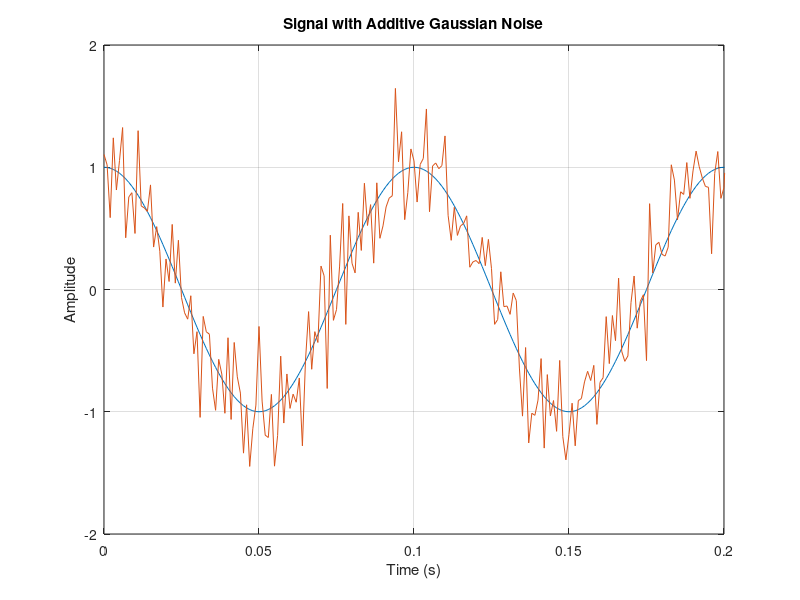
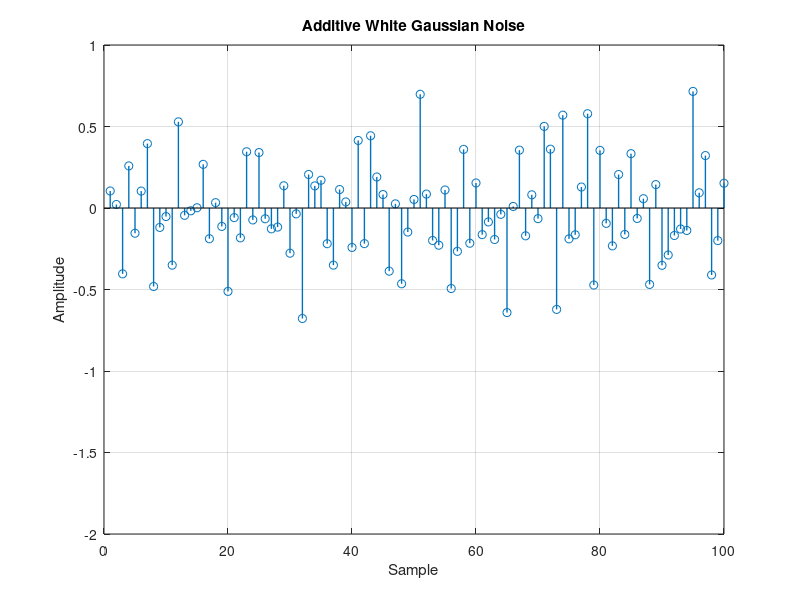
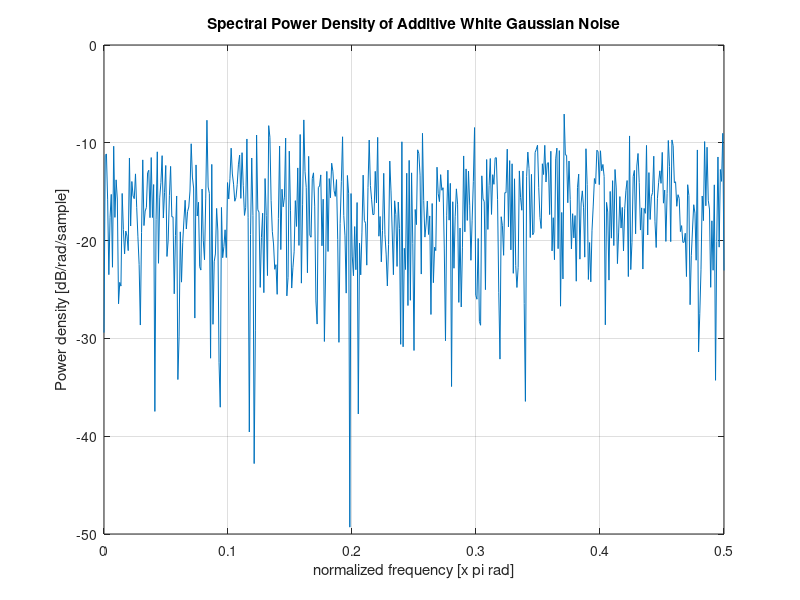

Write the MATLAB code that produced these figures, in order. (Note: this script raises an error after producing the figures.)
% Parameters
t = 0:1/1000:1; % generates time vector ranging from 0 to 1 second
                % and has a sampling interval of 1/1000 seconds

sine_wave = cos(2*pi*10*t); % computes values of a cosine wave      
              % with a frequency of 10 Hz using the time vector t


% Plot original sine wave
plot(t, sine_wave) % creates plot of sin wave against time vector

xlim([0 0.2]); % sets plot limits of the x-axis to 0 to 0.2 seconds

ylim([-2 2]); % sets plot limits of y-axis to -2 to 2 seconds

grid on; % turns on grid lines for the plot
hold on; % ensures commands apply to the existing plot


% Additive Gaussian noise
sine_noise = awgn(sine_wave, 10); % adding 10 dB white 
                     % gaussian noise to the sin signal


% Plot the signal with additive noise
plot(t, sine_noise); % creates plot of sin wave with noise
                     % against time vector

hold off; % turns of plot hold
title('Signal with Additive Gaussian Noise'); % adding title to plot
xlabel('Time (s)'); % adding x-axis label to plot
ylabel('Amplitude'); % adding y-axis label to plot


% Extract noise from the signal+noise mix
noise = sine_noise - sine_wave; % separates the noise from the signal
            % and creates variable with only noise


% Plot the Additive White Gaussian Noise
figure; % creating a figure for the plot

stem(noise, 'LineWidth', 1, 'Marker', 'o'); % plotting the graph
% making line width = 1 unit and the marker shape to a circle

grid on; % turning on grid lines

xlim([0 100]); % x-axis limit from 0 to 100
ylim([-2 1]); % y-azis limit from -2 to 1

title('Additive White Gaussian Noise'); % adding title for plot
xlabel('Sample'); % adding x-axis label
ylabel('Amplitude'); % adding y-axis label


% Evaluate spectral power density
figure; % creating a figure for the plot

periodogram(noise); % creating a graph for noise

grid on; % turns on grid lines for the plot

title('Spectral Power Density of Additive White Gaussian Noise');
% adding plot title


% Plot the histogram of noise distribution
figure; % create figure for the plot

histogram(noise, 40); % create a histogram using noise and 
% 40 'bins' as representation

grid on; % turning on grid lines

title('Distribution of Additive White Gaussian Noise Samples');
% add plot title
xlabel('Amplitude'); % add x-axis label
ylabel('Frequency'); % add y-axis label

% Create ten vectors with the same sine wave 
% but different noise realizations
sine1 = awgn(sine_wave, 10);
sine2 = awgn(sine_wave, 10);
sine3 = awgn(sine_wave, 10);
sine4 = awgn(sine_wave, 10);
% adds 10 dB white gaussian noise to the sin wave every time called

% Plot four signals with additive white Gaussian noise
figure; % add figure for the plot

plot(t, sine1, t, sine2, t, sine3, t, sine4); % creating plotted
% graoh of different variables

xlim([0 0.2]); % x-axis limit of 0 to 0.2 seconds
ylim([-2 2]); % y-axis limit of -2 to 2

grid on; % turn on grid lines
title('Four Signals with Additive White Gaussian Noise');
% adding title
xlabel('Time (s)'); % x-axis label
ylabel('Amplitude'); % y-axis label

% Average the ten vectors and analyze the result
sum_sine = (sine1 + sine2 + sine3 + sine4) ./ 4;
% calculates average of the signals 

figure; % add figure for the plot

plot(t, sum_sine); % plotting time sector and sum of sin waves

xlim([0 0.2]); % x-axis limit of 0 to 0.2 seconds
ylim([-2 2]); % y-axis limit of -2 to 2 

grid on; % grid lines on

title('Result of Averaging'); % graph title
xlabel('Time (s)'); % x-axis label
ylabel('Amplitude'); % y-axis label
